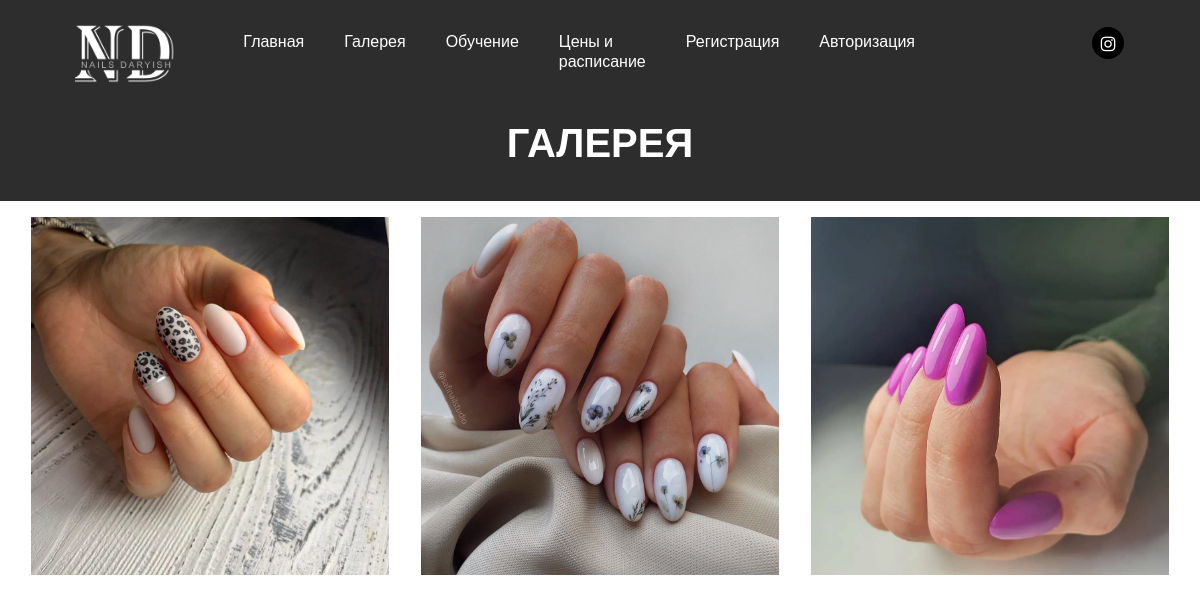
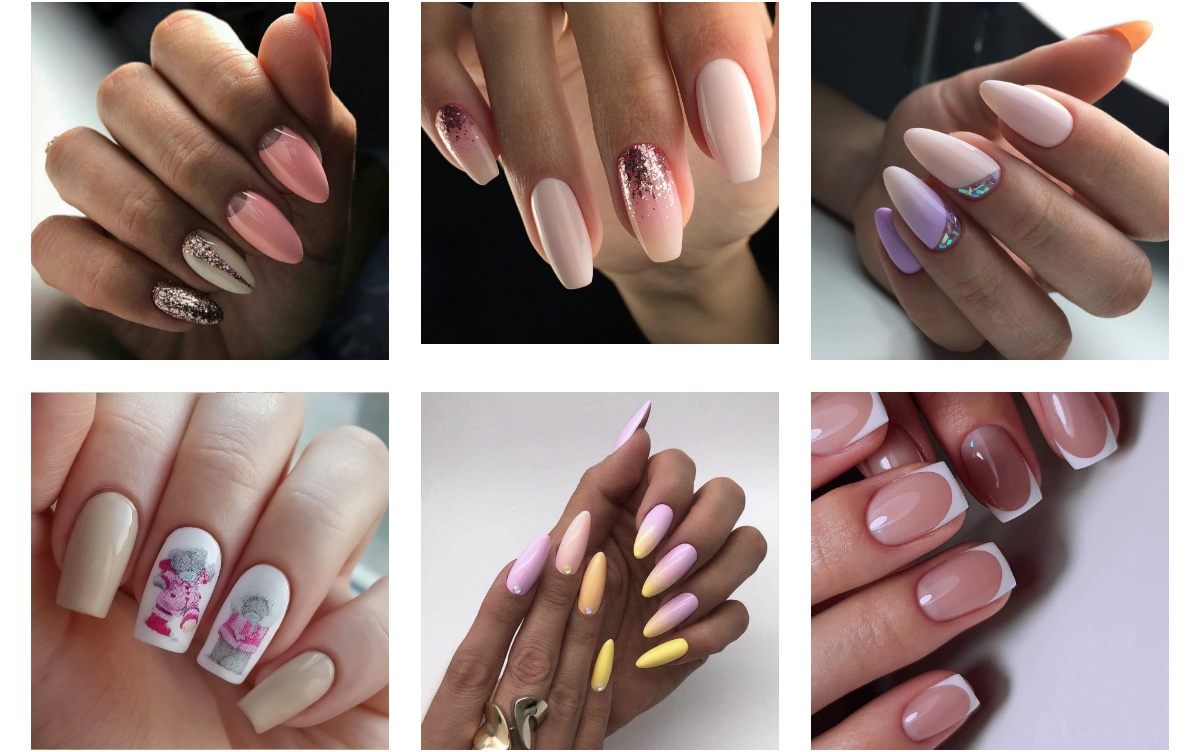
/gallery (upper part), run on an earlier commit of the app's database (2 pictures, top to bottom).
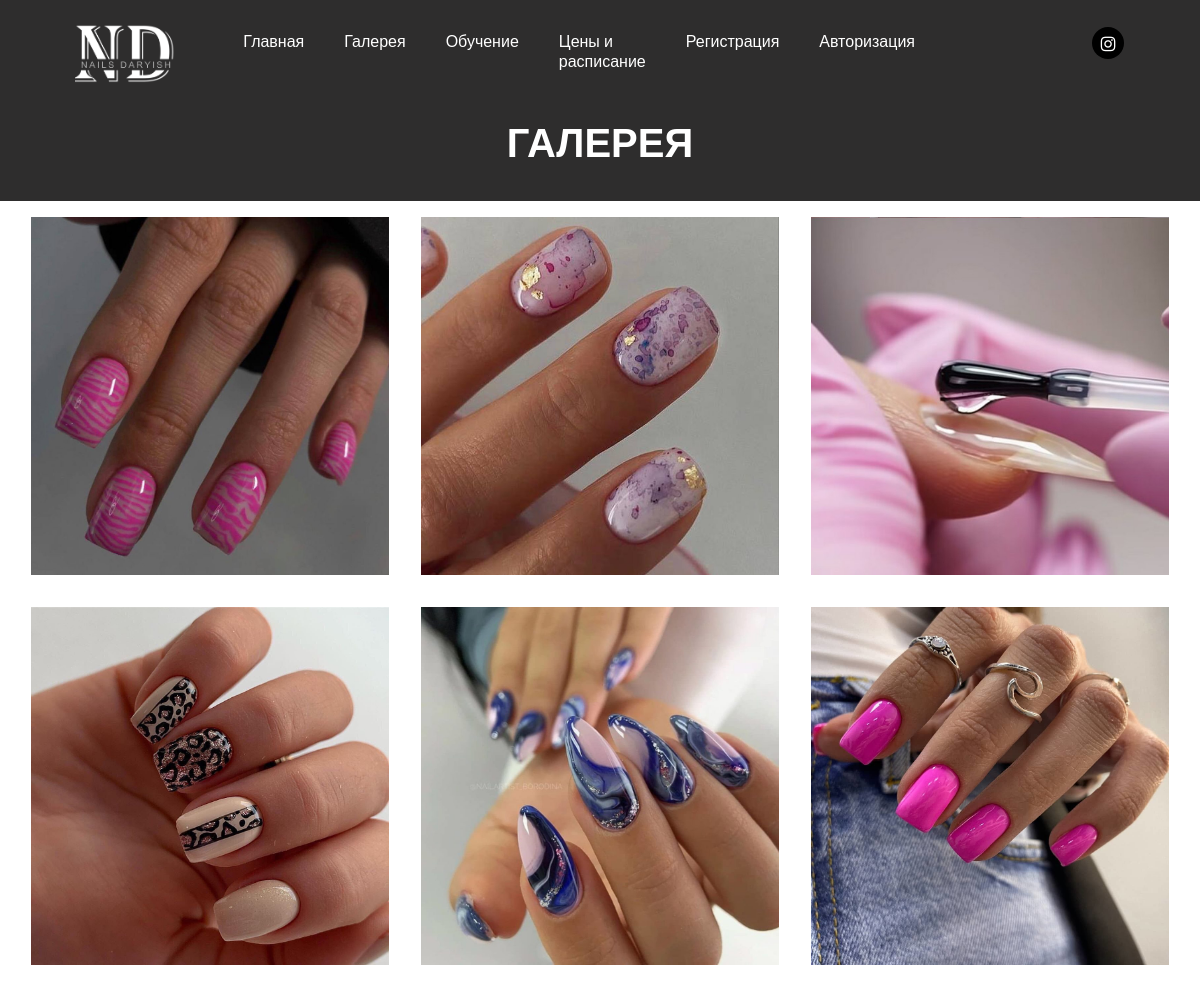
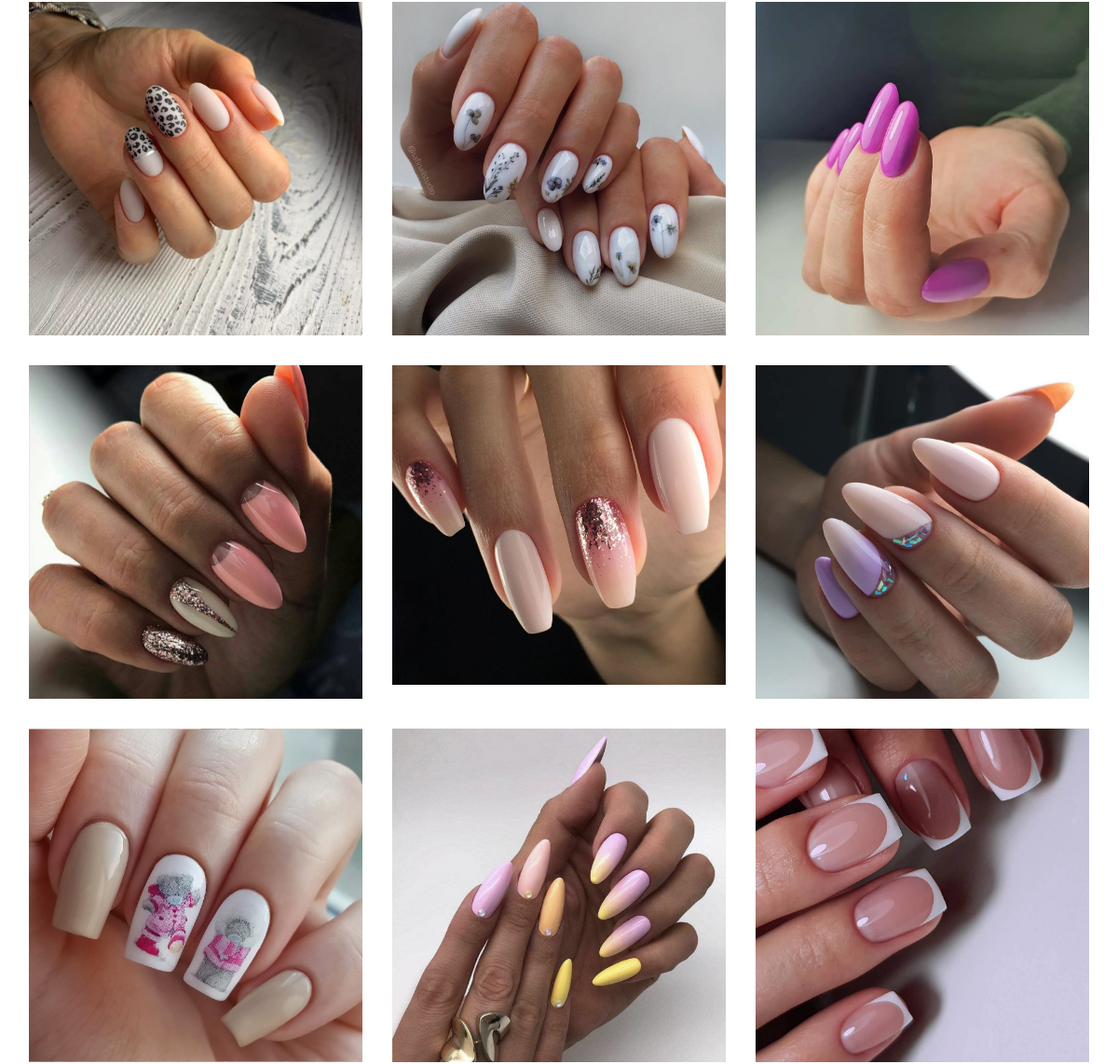
And on a later commit of the database (2 pictures, top to bottom).
### app.py (models this page shows, shortened)
class Images(db.Model):
    id = db.Column(db.Integer,primary_key=True)
    image_name = db.Column(db.String(500))
    description = db.Column(db.Text)

### app.py (the view, shortened to what this page needs)
@app.route('/gallery', methods=['GET', 'POST'])
def gallery():
    images = Images.query.order_by(Images.id.desc()).all()
    return render_template("gallery.html",images=images)

### app.py (called while the page is built)
@app.context_processor
def inject_user():
    def get_user_name():
        if 'name' in session:
            return User.query.filter_by(email=session['name']).first()
    return dict(active_user=get_user_name())

@app.context_processor
def inject_user():
    return dict(
    category=db.session.query(Articles.category).distinct().all(),
    )

### templates/gallery.html (shortened to what this page needs)
{% extends 'base.html' %}
{% block main %}
<div class="back_re">
    <div class="container">
       <div class="row">
          <div class="col-md-12">
             <div class="title">
                 <h2>Галерея</h2>
             </div>
          </div>
       </div>
    </div>
 </div>
<div class="container">
<div class="row">
{% for image in images %}
<div class="col-4 p-3">
    <a href="" data-toggle="modal" data-target="#exampleModal{{image.id}}"><img src="static/images/upload/{{image.image_name}}" alt="" class="scale" width="100%"></a>
 </div>
{%endfor%}
</div>
</div>
{% endblock %}

What changed in the data, as far as the page shows it:
added Images: image_name (picture)
added Images: image_name (picture)
added Images: image_name (picture)
added Images: image_name (picture)
added Images: image_name (picture)
added Images: image_name (picture)
